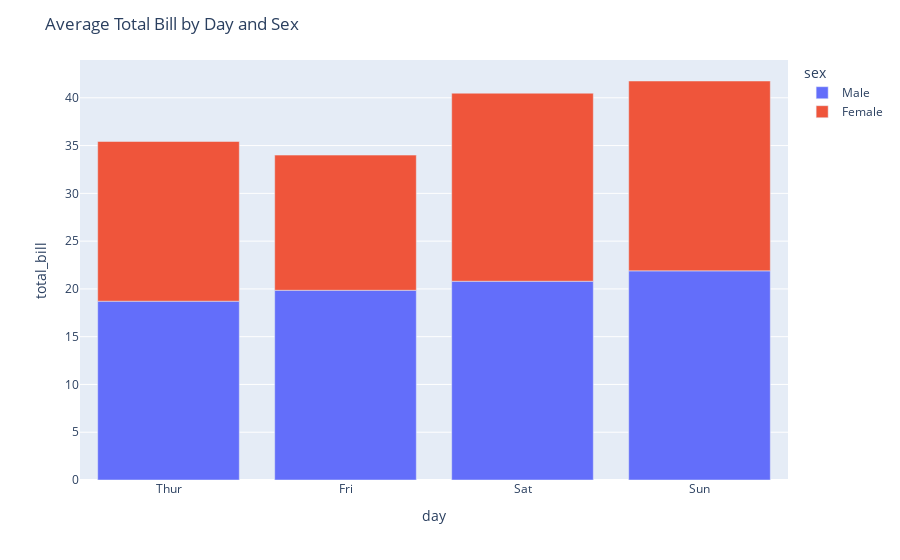

Notebook code for this chart:
### Markdown cell above
### Task: Modify the code to create a bar plot showing the average total_bill per day, with bars colored by sex.

### Code cell
grouped_tips_by_day=tips.groupby(['day','sex'])['total_bill'].mean().reset_index()
plot=px.bar(
    data_frame=grouped_tips_by_day,
    x='day',
    y='total_bill',
    color='sex'
)
plot.update_layout(
    title='Average Total Bill by Day and Sex'
)
plot.show()

### Figure 1 — Plotly figure (JSON) as saved in the notebook; plotly's stock layout.template omitted (floating-point values rounded to 4 significant figures)
{"data": [{"hovertemplate": "sex=Male<br>day=%{x}<br>total_bill=%{y}<extra></extra>", "legendgroup": "Male", "marker": {"color": "#636efa", "pattern": {"shape": ""}}, "name": "Male", "orientation": "v", "showlegend": true, "textposition": "auto", "type": "bar", "x": ["Thur", "Fri", "Sat", "Sun"], "xaxis": "x", "y": [18.71, 19.86, 20.8, 21.89], "yaxis": "y"}, {"hovertemplate": "sex=Female<br>day=%{x}<br>total_bill=%{y}<extra></extra>", "legendgroup": "Female", "marker": {"color": "#EF553B", "pattern": {"shape": ""}}, "name": "Female", "orientation": "v", "showlegend": true, "textposition": "auto", "type": "bar", "x": ["Thur", "Fri", "Sat", "Sun"], "xaxis": "x", "y": [16.72, 14.15, 19.68, 19.87], "yaxis": "y"}], "layout": {"barmode": "relative", "legend": {"title": {"text": "sex"}, "tracegroupgap": 0}, "margin": {"t": 60}, "title": {"text": "Average Total Bill by Day and Sex"}, "xaxis": {"anchor": "y", "domain": [0, 1], "title": {"text": "day"}}, "yaxis": {"anchor": "x", "domain": [0, 1], "title": {"text": "total_bill"}}}}
